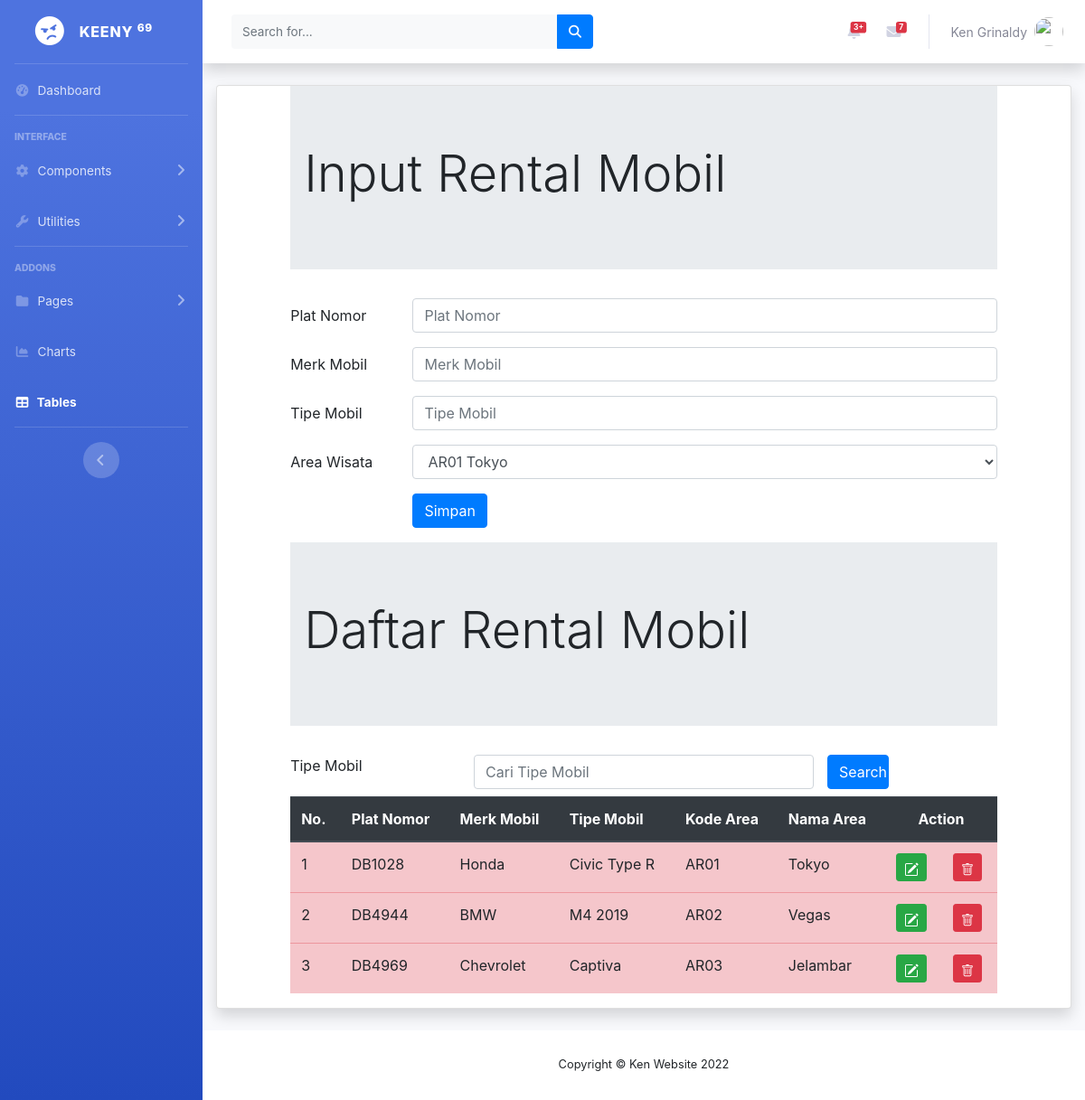
The app's page /rental.php (signed in) with its own data.
### tables this page shows
CREATE TABLE `rentalmobil` (
  `platID` char(9) NOT NULL,
  `merkMobil` char(35) NOT NULL,
  `typeMobil` char(35) NOT NULL,
  `areaID` char(4) NOT NULL
);

CREATE TABLE `area` (
  `areaID` varchar(4) NOT NULL,
  `areanama` varchar(35) NOT NULL,
  `areawilayah` varchar(35) NOT NULL,
  `areaketerangan` varchar(255) NOT NULL,
  `kabupatenKODE` char(4) NOT NULL
);

### rental.php (the view, shortened to what this page needs)
<!DOCTYPE html>
<html lang="en">
<head>
</head>
<?php include "header.php"; ?>
<div class="container-fluid">
<div class="card shadow mb-4">
<?php
  include "includes/config.php";
  $dataArea = mysqli_query($connection, "SELECT * FROM area");
?>
<html lang="en">
<head>
	<link rel="stylesheet" type="text/css" href="https://cdnjs.cloudflare.com/ajax/libs/select2/4.0.3/css/select2.min.css">
	<link rel="stylesheet" type="text/css" href="css/bootstrap.min.css">
</head>
	<div class="row">
		<div class="col-sm-1"></div>
	    <div class="col-sm-10">
	    	<div class="jumbotron jumbotron-fluid">
				<div class="container">
					<h1 class="display-4">Input Rental Mobil</h1>
				</div>
			</div>
	      	<form method="POST">
	        	<div class="form-group row">
	          		<label for="kodeMobil" class="col-sm-2 col-form-label">Plat Nomor</label>
	          		<div class="col-sm-10">
	            		<input type="text" class="form-control" id="kodeMobil" name="inputKode" placeholder="Plat Nomor" maxlength="9">
	          		</div>
	        	</div>
		        <div class="form-group row">
		          	<label for="merkMobil" class="col-sm-2 col-form-label">Merk Mobil</label>
		          	<div class="col-sm-10">
		            	<input type="text" class="form-control" id="merkMobil" name="inputMerk" placeholder="Merk Mobil" maxlength="35">
		          	</div>
		        </div>
		        <div class="form-group row">
		          	<label for="typeMobil" class="col-sm-2 col-form-label">Tipe Mobil</label>
		         	<div class="col-sm-10">
		            	<input type="text" class="form-control" id="typeMobil" name="inputType" placeholder="Tipe Mobil" maxlength="35">
		          	</div>
		        </div>
		        <div class="form-group row">
		          	<label for="kodeArea" class="col-sm-2 col-form-label">Area Wisata</label>
		          	<div class="col-sm-10">
			          	<select class="form-control" id="kodeArea" name="kodeArea">
				          	<?php
				          		while($row = mysqli_fetch_array($dataArea)) {
				          	?>
				          			<option value="<?php echo $row["areaID"] ?>">
				          				<?php echo $row["areaID"]; ?>
				          				<?php echo $row["areanama"]; ?>
				          			</option>
				          	<?php
				          		}
				          	?>
			          	</select>
			        </div>
		        </div>
		        <div class="form-group row">
		          	<div class="col-sm-2">
		          	</div>
		          	<div class="col-sm-10">
		            	<input type="submit" class="btn btn-primary" value="Simpan" name="Simpan">
		          	</div>
		        </div>
	      	</form>
	    </div>
	    <div class="col-sm-1"></div>
	</div>
	<div class="row">
		<div class="col-sm-1"></div>
		<div class="col-sm-10">
			<div class="jumbotron jumbotron-fluid">
				<div class="container">
					<h1 class="display-4">Daftar Rental Mobil</h1>
				</div>
			</div>
			<form method="POST">
				<div class="form-group row mb-2">
					<label for="search" class="col-sm-3">Tipe Mobil</label>
					<div class="col-sm-6">
						<input type="text" name="search" class="form-control" id="search" value="<?php if (isset($_POST['search'])) {echo $_POST['search'];} ?>" placeholder="Cari Tipe Mobil">
					</div>
					<input type="submit" name="kirim" class="col-sm-1 btn btn-primary" value="Search">
				</div>
			</form>
			<table class="table table-hover table-danger">
				<thead class="thead-dark">
					<tr>
						<th>No.</th>
						<th>Plat Nomor</th>
						<th>Merk Mobil</th>
						<th>Tipe Mobil</th>
						<th>Kode Area</th>
						<th>Nama Area</th>
						<th colspan="2" style="text-align: center">Action</th>
					</tr>
				</thead>
				<tbody>
					<?php
						if (isset($_POST["kirim"])) {
							$search = $_POST['search'];
							$query = mysqli_query($connection, "SELECT rentalmobil.*, area.areaID, area.areaNama
								FROM rentalmobil, area
								WHERE TypeMobil LIKE '%".$search."%'
								AND rentalmobil.areaID = area.areaID");
						}
						else {
							$query = mysqli_query($connection, "SELECT rentalmobil.*, area.areaID, area.areaNama
								FROM rentalmobil, area
								WHERE rentalmobil.areaID = area.areaID");
						}
						$nomor = 1;
						while ($row = mysqli_fetch_array($query)) {
					?>
							<tr>
								<td><?php echo $nomor; ?></td>
								<td><?php echo $row['platID']; ?></td>
								<td><?php echo $row['merkMobil']; ?></td>
								<td><?php echo $row['typeMobil']; ?></td>
								<td><?php echo $row['areaID']; ?></td>
								<td><?php echo $row['areaNama']; ?></td>
								<td>
								<a href="rentalEdit.php?ubah=<?php echo $row['platID']?>"
                                class="btn btn-success btn-sm" title="EDIT">
                            </a>
								</td>
								<td>
									<a href="rentalHapus.php?hapus=<?php echo $row["platID"] ?>" class="btn btn-danger btn-sm" title="DELETE">
									</a>
								</td>
							</tr>
						<?php
						$nomor = $nomor + 1;
						}
						?>
				</tbody>
			</table>
		</div>
		<div class="col-sm-1"></div>
	</div>
</div>
</div>
<?php include "footer.php"; ?>
</html>

### records on screen
rentalmobil: platID "DB1028", merkMobil "Honda", typeMobil "Civic Type R", areaID.areaID "AR01", areaID.areanama "Tokyo"
rentalmobil: platID "DB4944", merkMobil "BMW", typeMobil "M4 2019", areaID.areaID "AR02", areaID.areanama "Vegas"
rentalmobil: platID "DB4969", merkMobil "Chevrolet", typeMobil "Captiva", areaID.areaID "AR03", areaID.areanama "Jelambar"

### other values on screen
form field kodeArea "AR01 Tokyo"
